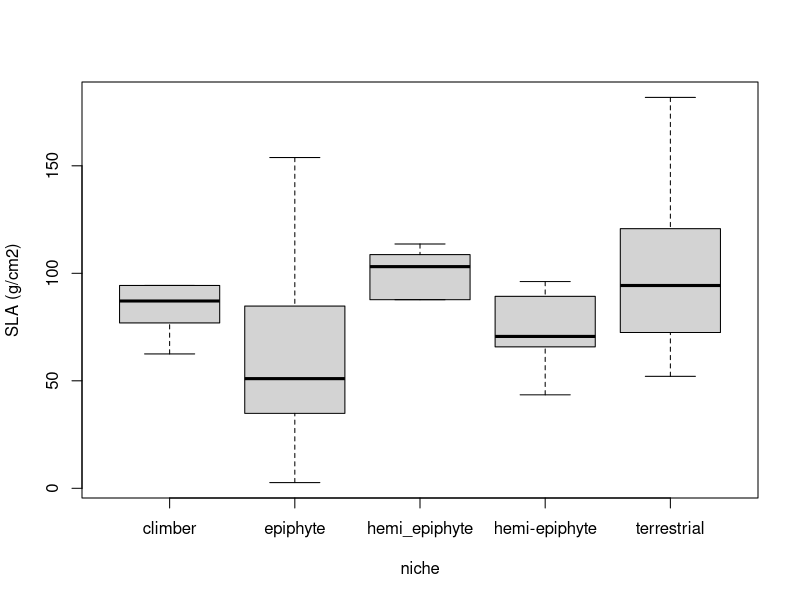
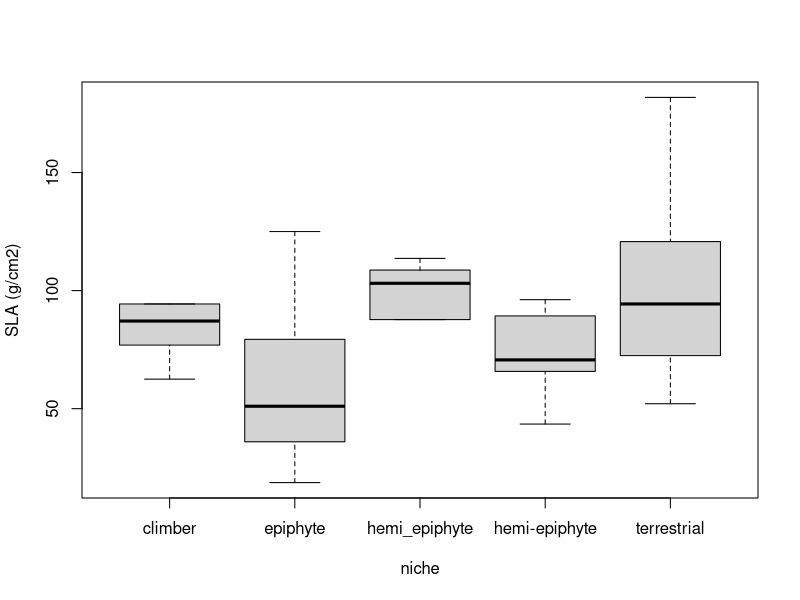

R code for these plots, in order:
#LMA for different tropical fern niche habitats

drymass <- read.csv("raw_data/fern_dryweights2.csv")

#merge datasets and calculate leaf mass per area
#there are gonna be some redos with pv curves and sla so index drymass where sladrymass !is.na

sla_mass <- drymass[!(is.na(drymass$sla_dry)),]
  sla_mass$totalarea_cm2 <- with(sla_mass, (sla_no_disks * size_mm2)/100)

sla_mass$sla <- with(sla_mass, totalarea_cm2/sla_dry)


boxplot(sla ~ niche, data=sla_mass, ylab="SLA (g/cm2)", outline=FALSE)

##There are some really weird numbers when only one disk is used...so go back 
## and chekc data but for now lets drop them

sla_mass_clean <- sla_mass[sla_mass$sla_no_disks > 1,]

boxplot(sla ~ niche, data=sla_mass_clean, ylab="SLA (g/cm2)", outline=FALSE)

